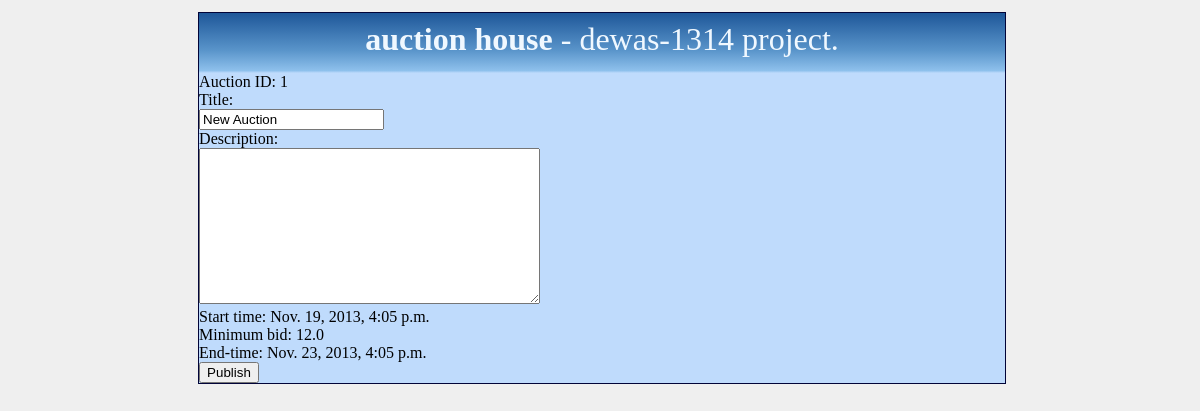
Before: /editauction/1/ (signed in) with the older database file.
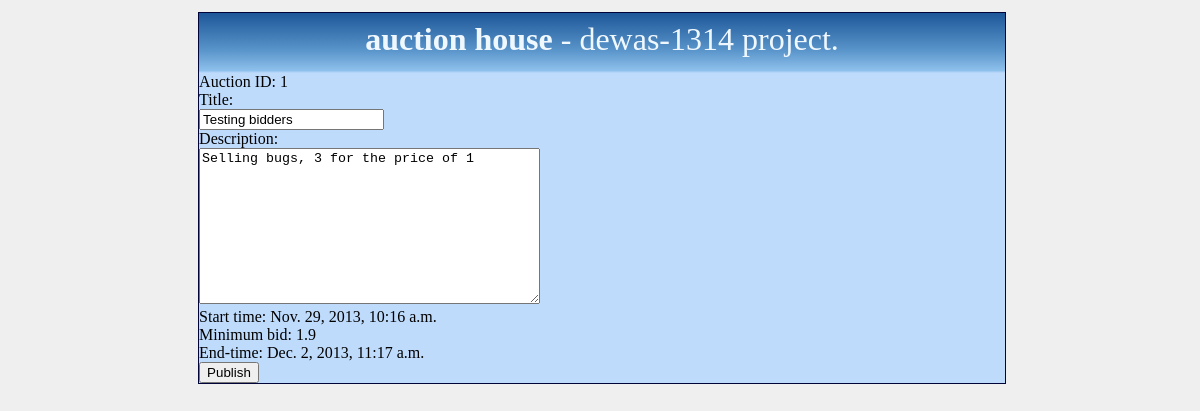
After: the same page with the newer database file.
### AuctionApp/models.py (models this page shows, shortened)
class Auction(models.Model):
    id = models.AutoField(primary_key=True)
    ownerid = models.ForeignKey(User, related_name="created")
    starttime = models.DateTimeField(default=datetime.utcnow(), blank=True)
    endtime = models.DateTimeField(default=timezone.now(), blank=True)
    title = models.CharField(max_length=30, default="New Auction")
    content = models.TextField()
    version = models.IntegerField(default=0)
    min_price = models.FloatField(default=0.00)
    is_active = models.BooleanField(default=False)
    is_locked = models.BooleanField(default=False)
    latest_bid_by = models.ForeignKey(User, related_name="bids")

### AuctionApp/views.py (the view)
@login_required(login_url="/auctionhouse/")
def edit_auction(request, auction_id):
    auction = Auction.objects.get(id=auction_id)
    tmp_endtime = datetime.now() + timedelta(hours=72)
    return render_to_response("edit_auction.html",
                              {'auction': auction, 'possible_endtime': tmp_endtime
                              }, context_instance=RequestContext(request))

### templates/edit_auction.html (shortened to what this page needs)
{% include "head.html" %}
{% include "body.html" %}
<article>
	<div id="content">
		<form action="/addauction/" method="post">
			<label>Auction ID: {{ auction.id }} </label><br>
			<label>Title: </label><br>
			<input type="text" name="title" value="{{ auction.title }}"/><br>
			<label>Description: </label><br>
			<textarea rows="10" cols="40" name="content">{{ auction.content }}</textarea><br>
			{% if auction.is_active %}
				<label>Start time: {{ auction.starttime }}</label><br>
				<label>Minimum bid: {{ auction.min_price }}</label><br>
				<label>End-time: {{ auction.endtime }}</label><br>
			{% elif auction.is_active == False %}
				<label>Minimum bid: </label><br>
				<input type="text" name="min_price" value="{{ auction.min_price }}"/>€<br>
				<label>End-time: (Needs to be at least 72 hours from publish)<br>
					Format: 23:59 31-12-2013</label><br>
				<input type="text" name="endtime" value="{{ possible_endtime|date:'H:i d-m-Y' }}"/><br>
			{% endif %}
			<input type="submit" value="Publish">
		</form>
	</div>
</article>
{% include "footer.html" %}

Changed rows visible on the page:
changed Auction id 1: title "New Auction" → "Testing bidders"; content (not shown) → "Selling bugs, 3 for the price of 1"; starttime "Nov. 19, 2013, 4:05 p.m." → "Nov. 29, 2013, 10:16 a.m."; min_price "12.0" → "1.9"; endtime "Nov. 23, 2013, 4:05 p.m." → "Dec. 2, 2013, 11:17 a.m."
